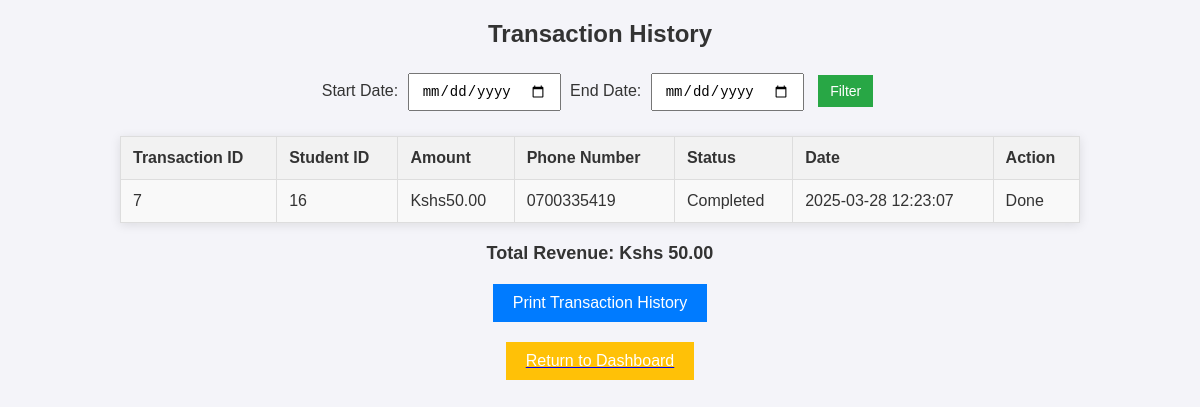
Page /admin/admin_transactions.php (signed in) on the committed database.
### tables this page shows
CREATE TABLE `tbltransactions` (
  `transaction_id` int(11) NOT NULL,
  `user_id` int(11) NOT NULL,
  `borrow_id` int(11) NOT NULL,
  `amount` decimal(10,2) NOT NULL,
  `mpesa_code` varchar(50) NOT NULL,
  `status` enum('Pending','Completed','Failed') NOT NULL DEFAULT 'Pending',
  `created_at` timestamp NOT NULL DEFAULT current_timestamp(),
  `phone_number` varchar(15) NOT NULL,
  `date` datetime NOT NULL,
  `penalty_id` int(11) DEFAULT NULL
);

### admin/admin_transactions.php (the view, shortened to what this page needs)
<?php
include('../connect_db.php');
$update_query = "UPDATE tbltransactions SET status = 'Completed' WHERE status != 'Completed'";
$conn->query($update_query);
$start_date = isset($_GET['start_date']) ? $_GET['start_date'] : '';
$end_date = isset($_GET['end_date']) ? $_GET['end_date'] : '';
$sql = "SELECT t.transaction_id, t.user_id, t.amount, t.phone_number, t.status, t.date, p.penalty_id
        FROM tbltransactions t
        LEFT JOIN tblpenalties p ON t.penalty_id = p.penalty_id
        WHERE 1";
$sql .= " ORDER BY t.date DESC";
$result = $conn->query($sql);
$total_query = "SELECT SUM(t.amount) AS total_revenue
                FROM tbltransactions t
                WHERE t.status = 'Completed'";
$total_result = $conn->query($total_query);
$total_row = $total_result->fetch_assoc();
$total_revenue = $total_row['total_revenue'] ?? 0;
?>
<!DOCTYPE html>
<html lang="en">
<head>
</head>
<body>
    <h2>Transaction History</h2>
    <form method="GET" action="admin_transactions.php">
        <label for="start_date">Start Date:</label>
        <input type="date" id="start_date" name="start_date" value="<?= htmlspecialchars($start_date) ?>">
        <label for="end_date">End Date:</label>
        <input type="date" id="end_date" name="end_date" value="<?= htmlspecialchars($end_date) ?>">
        <button type="submit">Filter</button>
    </form>
    <table>
        <tr>
            <th>Transaction ID</th>
            <th>Student ID</th>
            <th>Amount</th>
            <th>Phone Number</th>
            <th>Status</th>
            <th>Date</th>
            <th>Action</th>
        </tr>
        <?php while ($row = $result->fetch_assoc()): ?>
            <tr>
                <td><?= htmlspecialchars($row['transaction_id']) ?></td>
                <td><?= htmlspecialchars($row['user_id']) ?></td>
                <td>Kshs<?= number_format($row['amount'], 2) ?></td>
                <td><?= htmlspecialchars($row['phone_number']) ?></td>
                <td><?= htmlspecialchars($row['status']) ?></td>
                <td><?= htmlspecialchars($row['date']) ?></td>
                <td>
                    <?php if ($row['status'] !== 'Completed'): ?>
                        <?php if (!empty($row['penalty_id'])): ?>
                            <a href="approve_payment.php?penalty_id=<?= $row['penalty_id'] ?>&action=approve" style="color:green;">Approve</a> |
                            <a href="approve_payment.php?penalty_id=<?= $row['penalty_id'] ?>&action=reject" style="color:red;">Reject</a>
                        <?php else: ?>
                            N/A
                        <?php endif; ?>
                    <?php else: ?>
                        Done
                    <?php endif; ?>
                </td>
            </tr>
        <?php endwhile; ?>
    </table>
    <div class="total-revenue">
        Total Revenue: Kshs <?= number_format($total_revenue, 2) ?>
    </div>
    <button class="print-button" onclick="window.print()">Print Transaction History</button>
    <a href="admin_dashboard.php">
        <button class="return-button">Return to Dashboard</button>
    </a>
</body>
</html>

### admin/admin_transactions.php (style rules this page uses)
body { font-family: Arial, sans-serif; background-color: #f4f4f9; margin: 0; padding: 0; color: #333; }
h2 { text-align: center; margin-top: 20px; }
table { width: 80%; margin: 20px auto; border-collapse: collapse; box-shadow: 0 2px 10px rgba(0, 0, 0, 0.1); }
table th, table td { padding: 12px; text-align: left; border: 1px solid #ddd; }
table th { background-color: #f2f2f2; }
table tr:nth-child(even) { background-color: #f9f9f9; }
form { text-align: center; margin-bottom: 20px; }
form input, form button { padding: 8px 12px; margin: 5px; font-size: 14px; }
form button { background-color: #28a745; color: white; border: none; cursor: pointer; }
.total-revenue { text-align: center; font-size: 18px; margin-top: 20px; font-weight: bold; }
.print-button { display: block; margin: 20px auto; background-color: #007bff; color: white; padding: 10px 20px; font-size: 16px; border: none; cursor: pointer; }
.return-button { display: block; margin: 20px auto; background-color: #ffc107; color: white; padding: 10px 20px; font-size: 16px; border: none; cursor: pointer; }

### rows in the picture
tbltransactions: transaction_id "7", user "16", amount "50.00", phone_number "0700335419", status "Completed", date "2025-03-28 12:23:07", shows "Done"

### other values in the picture
$total_revenue "50.00"
